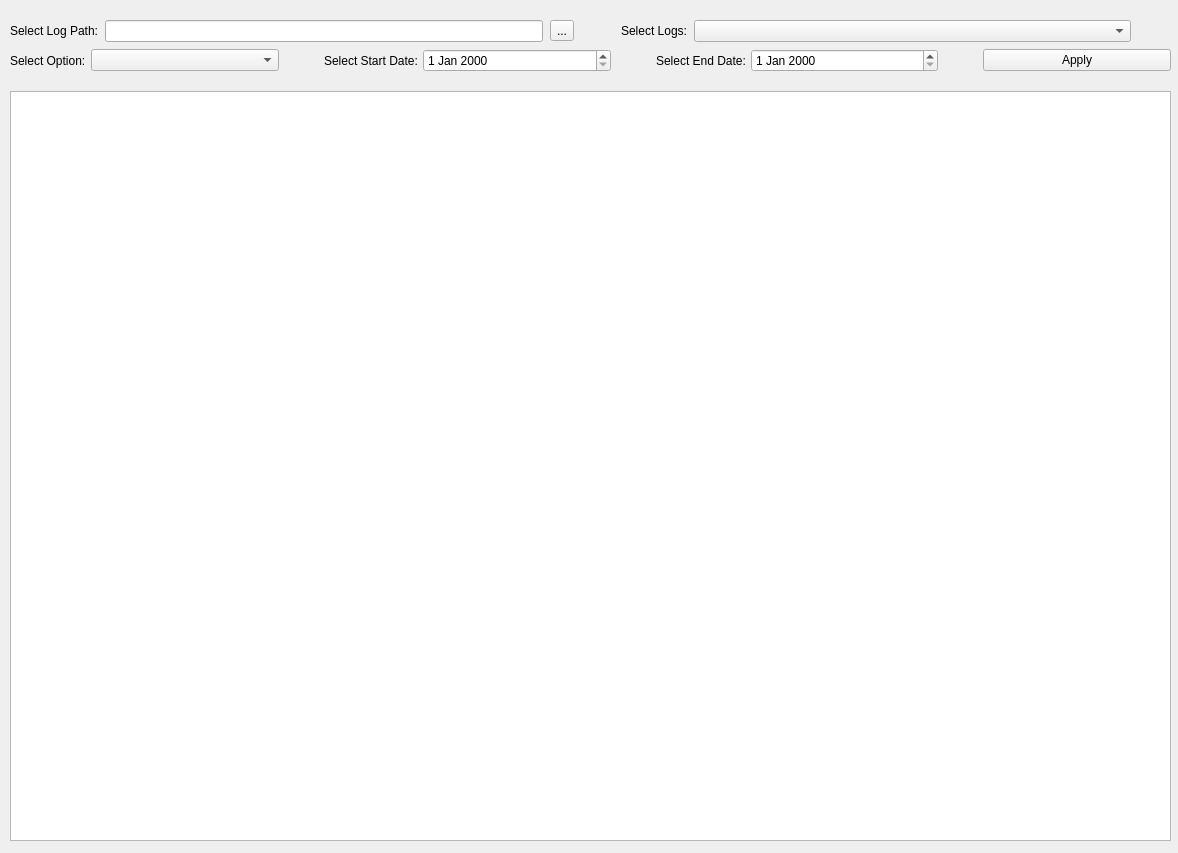
<?xml version="1.0" encoding="UTF-8"?>
<ui version="4.0">
 <class>LogReaderUI</class>
 <widget class="QMainWindow" name="LogReaderUI">
  <property name="geometry">
   <rect>
    <x>0</x>
    <y>0</y>
    <width>1178</width>
    <height>853</height>
   </rect>
  </property>
  <property name="windowTitle">
   <string>TMS Log Reader</string>
  </property>
  <widget class="QWidget" name="centralwidget">
   <widget class="QWidget" name="layoutWidget">
    <property name="geometry">
     <rect>
      <x>10</x>
      <y>20</y>
      <width>1161</width>
      <height>821</height>
     </rect>
    </property>
    <layout class="QGridLayout" name="gridLayout">
     <item row="4" column="0">
      <layout class="QVBoxLayout" name="verticalLayout">
       <item>
        <spacer name="verticalSpacer">
         <property name="orientation">
          <enum>Qt::Vertical</enum>
         </property>
         <property name="sizeType">
          <enum>QSizePolicy::Fixed</enum>
         </property>
         <property name="sizeHint" stdset="0">
          <size>
           <width>613</width>
           <height>13</height>
          </size>
         </property>
        </spacer>
       </item>
       <item>
        <widget class="QTableView" name="tbl_log">
         <property name="sizeAdjustPolicy">
          <enum>QAbstractScrollArea::AdjustToContents</enum>
         </property>
        </widget>
       </item>
      </layout>
     </item>
     <item row="2" column="0">
      <layout class="QHBoxLayout" name="horizontalLayout">
       <property name="spacing">
        <number>5</number>
       </property>
       <item>
        <widget class="QLabel" name="lbl_filter_option">
         <property name="sizePolicy">
          <sizepolicy hsizetype="Fixed" vsizetype="Preferred">
           <horstretch>0</horstretch>
           <verstretch>0</verstretch>
          </sizepolicy>
         </property>
         <property name="text">
          <string>Select Option:</string>
         </property>
        </widget>
       </item>
       <item>
        <widget class="QComboBox" name="cmbbx_filter_option"/>
       </item>
       <item>
        <spacer name="horizontalSpacer">
         <property name="orientation">
          <enum>Qt::Horizontal</enum>
         </property>
         <property name="sizeType">
          <enum>QSizePolicy::Fixed</enum>
         </property>
         <property name="sizeHint" stdset="0">
          <size>
           <width>40</width>
           <height>20</height>
          </size>
         </property>
        </spacer>
       </item>
       <item>
        <widget class="QLabel" name="lbl_start_date">
         <property name="sizePolicy">
          <sizepolicy hsizetype="Fixed" vsizetype="Preferred">
           <horstretch>0</horstretch>
           <verstretch>0</verstretch>
          </sizepolicy>
         </property>
         <property name="text">
          <string>Select Start Date:</string>
         </property>
        </widget>
       </item>
       <item>
        <widget class="QDateEdit" name="dt_start_date"/>
       </item>
       <item>
        <spacer name="horizontalSpacer_3">
         <property name="orientation">
          <enum>Qt::Horizontal</enum>
         </property>
         <property name="sizeType">
          <enum>QSizePolicy::Fixed</enum>
         </property>
         <property name="sizeHint" stdset="0">
          <size>
           <width>40</width>
           <height>20</height>
          </size>
         </property>
        </spacer>
       </item>
       <item>
        <widget class="QLabel" name="lbl_end_date">
         <property name="sizePolicy">
          <sizepolicy hsizetype="Fixed" vsizetype="Preferred">
           <horstretch>0</horstretch>
           <verstretch>0</verstretch>
          </sizepolicy>
         </property>
         <property name="text">
          <string>Select End Date:</string>
         </property>
        </widget>
       </item>
       <item>
        <widget class="QDateEdit" name="dt_end_date"/>
       </item>
       <item>
        <spacer name="horizontalSpacer_2">
         <property name="orientation">
          <enum>Qt::Horizontal</enum>
         </property>
         <property name="sizeType">
          <enum>QSizePolicy::Fixed</enum>
         </property>
         <property name="sizeHint" stdset="0">
          <size>
           <width>40</width>
           <height>20</height>
          </size>
         </property>
        </spacer>
       </item>
       <item>
        <widget class="QPushButton" name="btn_apply">
         <property name="text">
          <string>Apply</string>
         </property>
        </widget>
       </item>
      </layout>
     </item>
     <item row="1" column="0">
      <spacer name="verticalSpacer_2">
       <property name="orientation">
        <enum>Qt::Vertical</enum>
       </property>
       <property name="sizeType">
        <enum>QSizePolicy::Minimum</enum>
       </property>
      </spacer>
     </item>
     <item row="0" column="0">
      <layout class="QHBoxLayout" name="horizontalLayout_2">
       <property name="spacing">
        <number>7</number>
       </property>
       <item>
        <widget class="QLabel" name="lbl_filter_option_2">
         <property name="sizePolicy">
          <sizepolicy hsizetype="Fixed" vsizetype="Preferred">
           <horstretch>0</horstretch>
           <verstretch>0</verstretch>
          </sizepolicy>
         </property>
         <property name="text">
          <string>Select Log Path:</string>
         </property>
        </widget>
       </item>
       <item>
        <widget class="QLineEdit" name="lineEdit">
         <property name="sizePolicy">
          <sizepolicy hsizetype="Minimum" vsizetype="Fixed">
           <horstretch>0</horstretch>
           <verstretch>0</verstretch>
          </sizepolicy>
         </property>
        </widget>
       </item>
       <item>
        <widget class="QToolButton" name="toolButton">
         <property name="text">
          <string>...</string>
         </property>
        </widget>
       </item>
       <item>
        <spacer name="horizontalSpacer_4">
         <property name="orientation">
          <enum>Qt::Horizontal</enum>
         </property>
         <property name="sizeType">
          <enum>QSizePolicy::Fixed</enum>
         </property>
         <property name="sizeHint" stdset="0">
          <size>
           <width>40</width>
           <height>20</height>
          </size>
         </property>
        </spacer>
       </item>
       <item>
        <widget class="QLabel" name="lbl_filter_option_3">
         <property name="sizePolicy">
          <sizepolicy hsizetype="Fixed" vsizetype="Preferred">
           <horstretch>0</horstretch>
           <verstretch>0</verstretch>
          </sizepolicy>
         </property>
         <property name="text">
          <string>Select Logs:</string>
         </property>
        </widget>
       </item>
       <item>
        <widget class="QComboBox" name="cmbbx_filter_option_2">
         <property name="sizePolicy">
          <sizepolicy hsizetype="Minimum" vsizetype="Fixed">
           <horstretch>0</horstretch>
           <verstretch>0</verstretch>
          </sizepolicy>
         </property>
        </widget>
       </item>
       <item>
        <spacer name="horizontalSpacer_6">
         <property name="orientation">
          <enum>Qt::Horizontal</enum>
         </property>
         <property name="sizeType">
          <enum>QSizePolicy::Minimum</enum>
         </property>
         <property name="sizeHint" stdset="0">
          <size>
           <width>40</width>
           <height>20</height>
          </size>
         </property>
        </spacer>
       </item>
      </layout>
     </item>
    </layout>
   </widget>
  </widget>
 </widget>
 <resources/>
 <connections/>
</ui>
